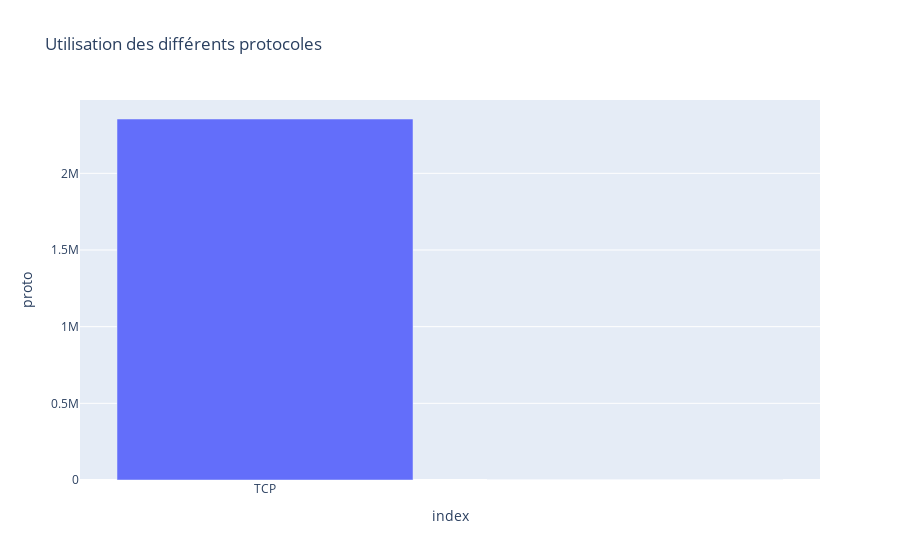

The cell this chart's notebook holds for it:
### Code cell
# Graphique 2 : Utilisation des différents protocoles 

protocoles = df.proto.value_counts()
protocoles = pd.DataFrame(protocoles.reset_index())

fig_protocoles = px.bar(protocoles,x="index", y="proto", title="Utilisation des différents protocoles")
fig_protocoles.show()

### Figure 1 — Plotly figure (JSON) as saved in the notebook; plotly's stock layout.template omitted (floating-point values rounded to 4 significant figures)
{"data": [{"alignmentgroup": "True", "hovertemplate": "index=%{x}<br>proto=%{y}<extra></extra>", "legendgroup": "", "marker": {"color": "#636efa", "pattern": {"shape": ""}}, "name": "", "offsetgroup": "", "orientation": "v", "showlegend": false, "textposition": "auto", "type": "bar", "x": ["TCP", ""], "xaxis": "x", "y": [2354415, 35], "yaxis": "y"}], "layout": {"barmode": "relative", "legend": {"tracegroupgap": 0}, "title": {"text": "Utilisation des différents protocoles"}, "xaxis": {"anchor": "y", "domain": [0, 1], "title": {"text": "index"}}, "yaxis": {"anchor": "x", "domain": [0, 1], "title": {"text": "proto"}}}}
